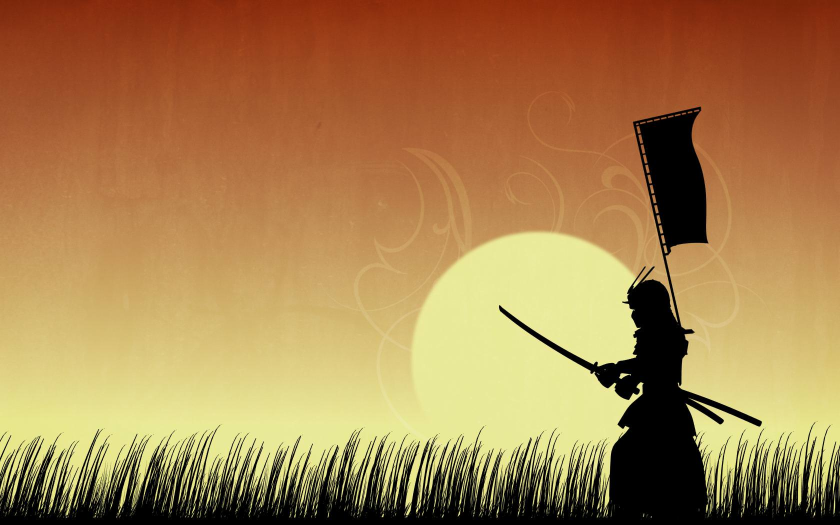
#> input picture opencv/im1.jpg, 1680 x 1050 px (shown at 1/2 size)
$ python cv1.py
#> lines starting #> are read from the running program, lines starting #| are printed output that depends on the picture; after the words box and inside, x2 and y2 are one past the last pixel; in counts of white or black regions, pixels touching at a corner belong together
import numpy as np
import cv2 as cv
import matplotlib.pyplot as plt

img = cv.imread('im1.jpg')
#> img is the input picture: shape (1050, 1680, 3); mean B, G, R 77.2, 127.8, 166.8
assert img is not None, "file could not be read, check with os.path.exist()"


px = img[100,100]
#> px = [26, 62, 146]
print(px)
#| [ 26  62 146]

#accessing only blue pixel
blue = img[100,100,0]
#> blue = 26
print(blue)
#| 26

#modify the pixel value
img[100,100] = [255,255,255]
#> img: shape (1050, 1680, 3); under 0.01% of pixels changed, all inside (x1, y1, x2, y2) = (100, 100, 101, 101)
print(img[100,100])
#| [255 255 255]

#accessing RED value
img.item(10,10,2)

#modifying RED value
img.itemset((10,10,2),100)
#> img: shape (1050, 1680, 3); mean B, G, R 77.2, 127.8, 166.8
img.item(10,10,2)

print(img.shape)
#| (1050, 1680, 3)

print(img.size) #total number of pixel accessed by img.size
#| 5292000

print(img.dtype) #image datatype
#| uint8

# [9 lines of commented-out code are left out]
b,g,r = cv.split(img)
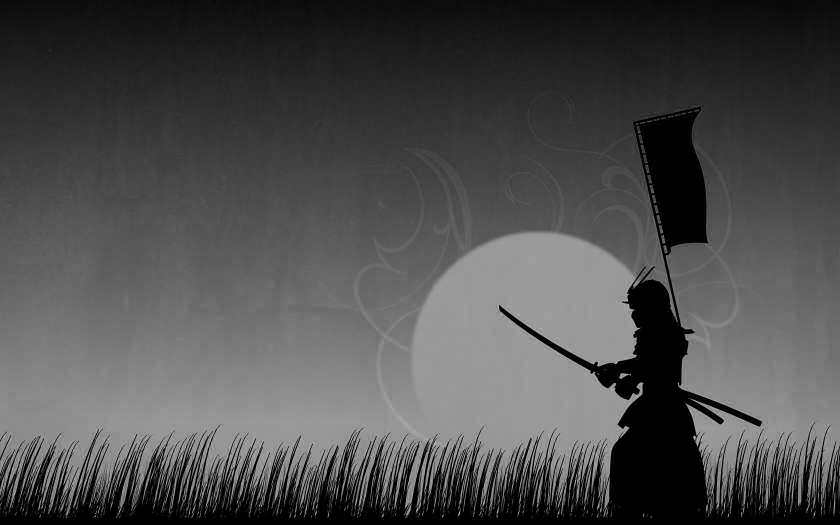
#> b: shape (1050, 1680) (shown at 1/2 size); min 0, max 255, mean 77.2
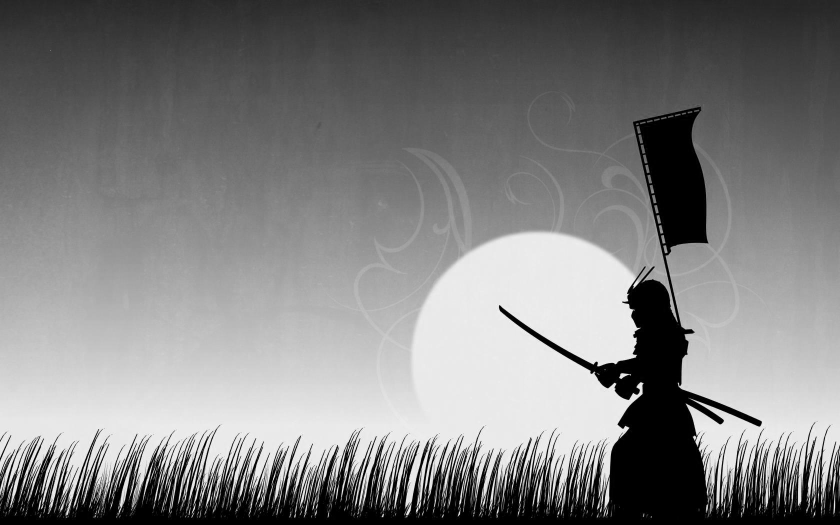
#> g: shape (1050, 1680) (shown at 1/2 size); min 0, max 255, mean 127.8
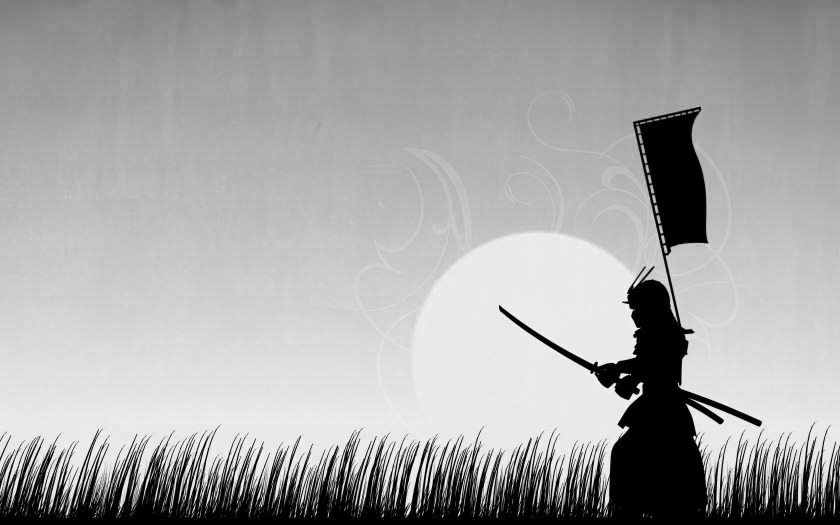
#> r: shape (1050, 1680) (shown at 1/2 size); min 0, max 255, mean 166.8
img = cv.merge((b,g,r))


BLUE = [255,0,0]
img1 = cv.imread('im1.jpg')
assert img1 is not None, "file could not be read, check with os.path.exists()"
replicate = cv.copyMakeBorder(img1,10,10,10,10,cv.BORDER_REPLICATE)
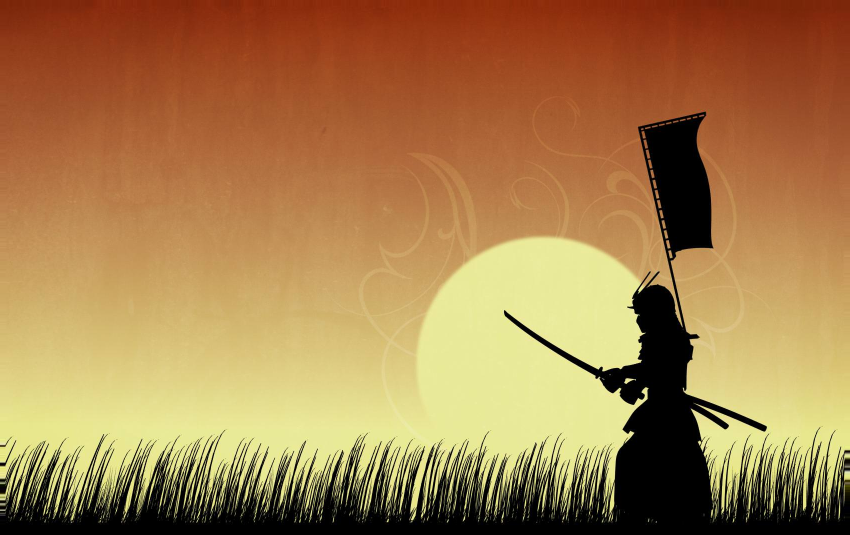
#> replicate: shape (1070, 1700, 3) (shown at 1/2 size); mean B, G, R 75.8, 125.8, 164.9
reflect = cv.copyMakeBorder(img1,10,10,10,10,cv.BORDER_REFLECT)
reflect101 = cv.copyMakeBorder(img1,10,10,10,10,cv.BORDER_REFLECT_101)
wrap = cv.copyMakeBorder(img1,10,10,10,10,cv.BORDER_WRAP)
constant= cv.copyMakeBorder(img1,10,10,10,10,cv.BORDER_CONSTANT,value=BLUE)
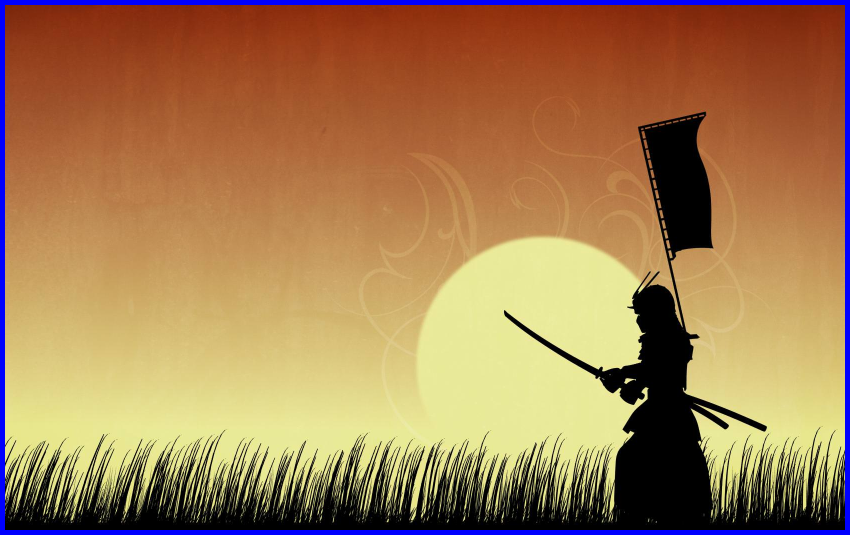
#> constant: shape (1070, 1700, 3) (shown at 1/2 size); mean B, G, R 82.5, 124, 161.7
plt.subplot(231),plt.imshow(img1,'gray'),plt.title('ORIGINAL')
plt.subplot(232),plt.imshow(replicate,'gray'),plt.title('REPLICATE')
plt.subplot(233),plt.imshow(reflect,'gray'),plt.title('REFLECT')
plt.subplot(234),plt.imshow(reflect101,'gray'),plt.title('REFLECT_101')
plt.subplot(235),plt.imshow(wrap,'gray'),plt.title('WRAP')
plt.subplot(236),plt.imshow(constant,'gray'),plt.title('CONSTANT')
plt.show()
#> figure, not shown here; B, G, R data is drawn as R, G, B

$ run again, with opencv/i2.jpg copied over opencv/im1.jpg
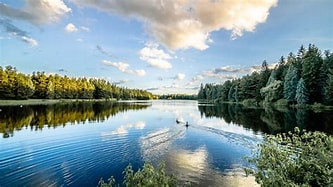
#> input picture opencv/i2.jpg, 333 x 187 px
#> img is the input picture: shape (187, 333, 3); mean B, G, R 150.7, 147.3, 126.7
#> px = [118, 159, 152]
#| [118 159 152]
#> blue = 118
#| 118
#| [255 255 255]
#| (187, 333, 3)
#| 186813
#| uint8
#> `b,g,r = cv.split(img)`:
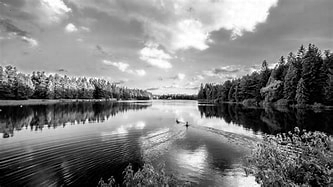
#> r: shape (187, 333); min 0, max 255, mean 126.7
#> `constant= cv.copyMakeBorder(img1,10,10,10,10,cv.BORDER_CONSTANT,value=..`:
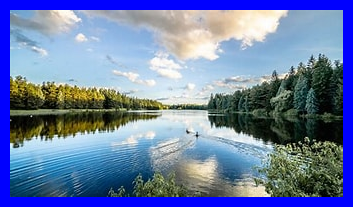
#> constant: shape (207, 353, 3); mean B, G, R 166.1, 125.5, 107.9
